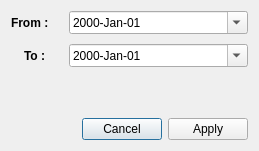
<?xml version="1.0" encoding="UTF-8"?>
<ui version="4.0">
 <class>DateIntervalDialog</class>
 <widget class="QDialog" name="DateIntervalDialog">
  <property name="geometry">
   <rect>
    <x>0</x>
    <y>0</y>
    <width>259</width>
    <height>151</height>
   </rect>
  </property>
  <property name="windowTitle">
   <string>Set Date Interval</string>
  </property>
  <layout class="QVBoxLayout" name="verticalLayout_2">
   <item>
    <layout class="QVBoxLayout" name="verticalLayout">
     <item>
      <layout class="QFormLayout" name="formLayout_2">
       <property name="labelAlignment">
        <set>Qt::AlignRight|Qt::AlignTrailing|Qt::AlignVCenter</set>
       </property>
       <property name="horizontalSpacing">
        <number>20</number>
       </property>
       <property name="verticalSpacing">
        <number>10</number>
       </property>
       <item row="0" column="0">
        <widget class="QLabel" name="label">
         <property name="font">
          <font>
           <bold>true</bold>
          </font>
         </property>
         <property name="text">
          <string>From :</string>
         </property>
        </widget>
       </item>
       <item row="1" column="0">
        <widget class="QLabel" name="label_2">
         <property name="font">
          <font>
           <bold>true</bold>
          </font>
         </property>
         <property name="text">
          <string>To : </string>
         </property>
        </widget>
       </item>
       <item row="0" column="1">
        <widget class="QDateEdit" name="fromDateEdit">
         <property name="displayFormat">
          <string>yyyy-MMM-dd</string>
         </property>
         <property name="calendarPopup">
          <bool>true</bool>
         </property>
        </widget>
       </item>
       <item row="1" column="1">
        <widget class="QDateEdit" name="toDateEdit">
         <property name="displayFormat">
          <string>yyyy-MMM-dd</string>
         </property>
         <property name="calendarPopup">
          <bool>true</bool>
         </property>
        </widget>
       </item>
      </layout>
     </item>
     <item>
      <spacer name="verticalSpacer">
       <property name="orientation">
        <enum>Qt::Vertical</enum>
       </property>
       <property name="sizeType">
        <enum>QSizePolicy::Expanding</enum>
       </property>
       <property name="sizeHint" stdset="0">
        <size>
         <width>20</width>
         <height>20</height>
        </size>
       </property>
      </spacer>
     </item>
     <item>
      <layout class="QHBoxLayout" name="horizontalLayout">
       <item>
        <spacer name="horizontalSpacer">
         <property name="orientation">
          <enum>Qt::Horizontal</enum>
         </property>
         <property name="sizeHint" stdset="0">
          <size>
           <width>40</width>
           <height>20</height>
          </size>
         </property>
        </spacer>
       </item>
       <item>
        <widget class="QPushButton" name="cancelPushButton">
         <property name="text">
          <string>Cancel</string>
         </property>
        </widget>
       </item>
       <item>
        <widget class="QPushButton" name="applyPushButton">
         <property name="text">
          <string>Apply</string>
         </property>
        </widget>
       </item>
      </layout>
     </item>
    </layout>
   </item>
  </layout>
 </widget>
 <resources/>
 <connections/>
</ui>
